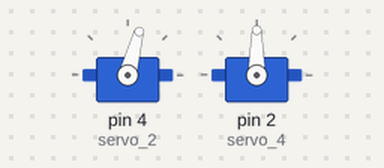
The sketch below on a simulated Arduino Uno, built with avr-gcc and run on an emulated ATmega328P. Parts: 2 × servo. What the sketch prints to the serial monitor is not drawn.

Above: at 0.1 s.
At 1.1 s:
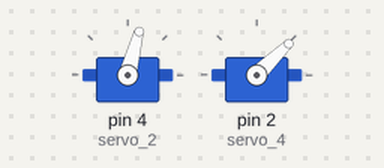
Timing chart, 0 to 2.6 s (numbered marks = the images above):
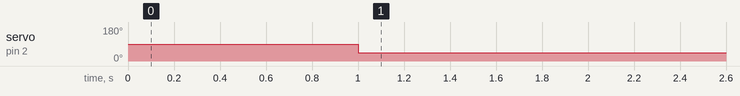

Measured:
- by itself, servo on pin 2 (servo_4): 90° → 44° at 1.0 s

The sketch:

inverseKinteic.ino
```cpp
#include <Servo.h>


double angle1;
double angle2 ;
Servo servo_2;
Servo servo_4;
int L1 = 10;
double x = 6.16;
int L2 = 5;
double y= 9.33;
double angle =(2*M_PI)/3;


void setup()
{
     Serial.begin(9600);
  angle2=(acos((x*x+y*y-L1*L1)/(2*L1*L2)));
  angle1=120-angle2*180/M_PI;
  Serial.print(" first anglein Degree: ");
  Serial.print(angle1);
  Serial.print(" second angle in Degree: ");
  Serial.print(angle2*180/M_PI);
   servo_2.attach(4);
   servo_4.attach(2);


}

void loop()
{
  int a=angle1;
 int  b=angle2*180/M_PI;
  servo_2.write(b);
  delay(1000);
  servo_4.write(a);
   delay(1000);


 }
```
